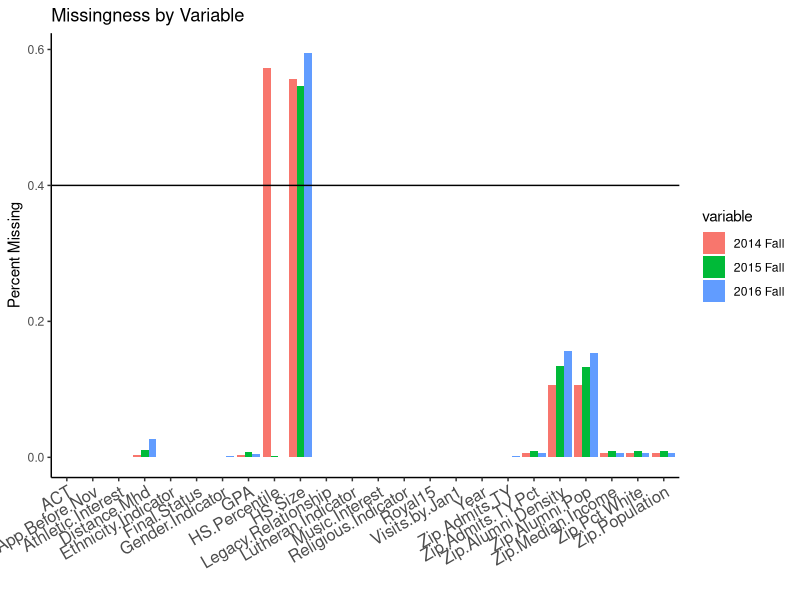
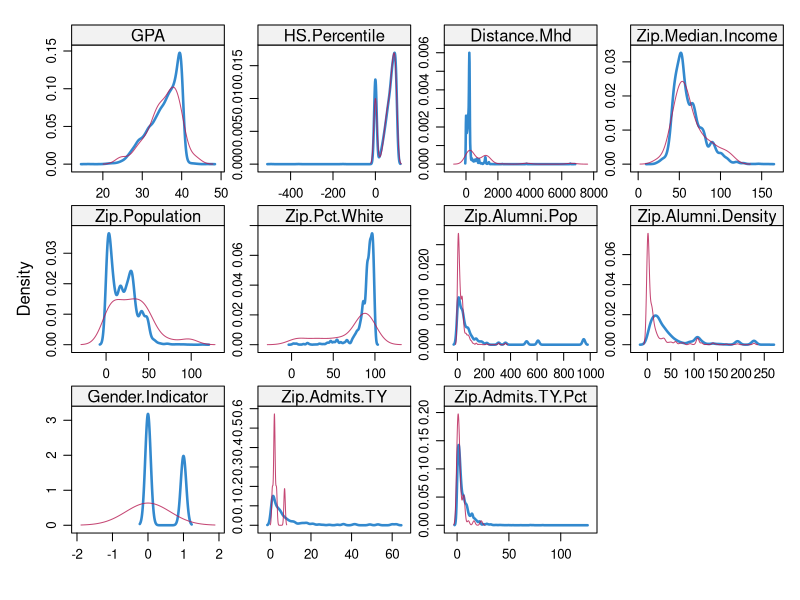
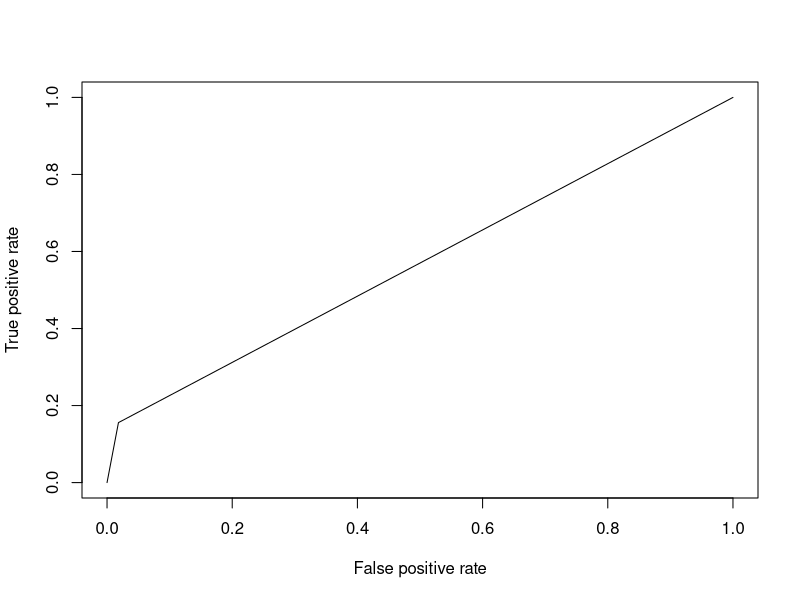

R code for these plots, in order:
setwd("/Users/kaylinwalker/R/yield")
data <- read.csv("min_factors.csv", stringsAsFactors=FALSE)

# helpful: http://www.ats.ucla.edu/stat/r/dae/logit.htm

library(reshape2)
library(ggplot2)
library(mice)
library(lattice)

# handle missing values
data$Year <- factor(data$Year)
missing <- data.frame(var=names(data))
for(u in levels(data$Year)) {
    subset <- data[data$Year==u, ]
    miss <- data.frame(var=names(subset))
    for(g in seq_along(data)) { miss$NAs[g] <- round(sum(is.na(subset[,g]))/length(subset[,g]),4)  }
    missing <- cbind(missing, miss$NAs)
}
colnames(missing) <- c("Variable", levels(data$Year))
missing2 <- melt(missing, id="Variable")
ggplot(missing2, aes(Variable, value)) + geom_bar(stat="identity", position="dodge", aes(fill=variable)) +
    ylab("Percent Missing") + xlab("") + theme_classic() + geom_hline(yintercept=.4) + 
    theme(axis.text.x = element_text(angle=30, hjust=1, size=12)) + labs(title="Missingness by Variable")

# check for collinearity
collin <- round(cor(data[,2:24], use = "pair"), 2) 
# no issues

data1fit <- data[ , -c(12)] # drop hs size

# impute missing values
tempData <- mice(data1fit, m=1, maxit=50, meth='pmm', seed=500)
summary(tempData)
densityplot(tempData)
data1fit.imp <- complete(tempData, 1)

# fix binomial issues
#for(j in c(3,7:13,24)) data1fit.imp[,j] <- round(data1fit.imp[,j])

# test and train sets
#smp_size <- floor(0.75 * nrow(data1fit.imp))
#set.seed(3333)
#train_ind <- sample(seq_len(nrow(data1fit.imp)), size = smp_size)
#train1 <- data1fit.imp[train_ind, ]
#test1 <- data1fit.imp[-train_ind, ]

train1 <- data1fit.imp[data1fit.imp$Year!="2016 Fall", ]
test1 <- data1fit.imp[data1fit.imp$Year=="2016 Fall", ]

# fit model
fit1g <- glm(Final.Status ~ ., train1[,-1], family="binomial")
fit1gs <- step(fit1g, direction="both", trace=0)

coef1 <- exp(cbind(Odds.Ratio = coef(fit1gs), confint(fit1gs)))

test1$Predictions_raw <- unlist(predict(fit1gs, test1, type="response"))

test <- data.frame()
for( cutoff in c(.05, .1, .15, .2, .25, .3, .35, .4, .45, .5, .55, .6, .8)) {
     test1$Predictions <- ifelse(test1$Predictions_raw>cutoff, 1, 0) # 0.6 cutoff is best
     
     results <- table(test1$Predictions, test1$Final.Status)
     accuracy <- round((results[1,1] + results[2,2])/sum(results[,1], results[,2]),2)
     fn <- round(results[1,2]/sum(results[,2]),2)
     tn <- round(results[1,1]/sum(results[,1]),2)
     fp <- round(results[2,1]/sum(results[,1]),2)
     tp <- round(results[2,2]/sum(results[,2]),2)
     
     row <- data.frame(cutoff, accuracy, tp, tn, fp, fn)
     test <- rbind(test, row)
}


library(ROCR)
test1$Predictions <- ifelse(test1$Predictions_raw>0.6, 1, 0)
pred <- prediction(test1$Predictions, test1$Final.Status)
perf <- performance(pred, "tpr", "fpr")
plot(perf)
